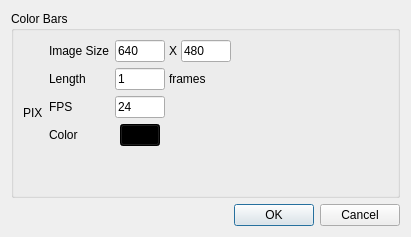
<?xml version="1.0" encoding="UTF-8"?>
<ui version="4.0">
 <class>Dialog</class>
 <widget class="QDialog" name="Dialog">
  <property name="geometry">
   <rect>
    <x>0</x>
    <y>0</y>
    <width>411</width>
    <height>237</height>
   </rect>
  </property>
  <property name="windowTitle">
   <string>New Media</string>
  </property>
  <layout class="QVBoxLayout" name="verticalLayout">
   <item>
    <widget class="QGroupBox" name="groupBox">
     <property name="title">
      <string>Color Bars</string>
     </property>
     <layout class="QHBoxLayout" name="horizontalLayout_3">
      <item>
       <widget class="QLabel" name="pictureLabel">
        <property name="text">
         <string>PIX</string>
        </property>
       </widget>
      </item>
      <item>
       <layout class="QFormLayout" name="formLayout">
        <property name="fieldGrowthPolicy">
         <enum>QFormLayout::FieldsStayAtSizeHint</enum>
        </property>
        <item row="0" column="0">
         <widget class="QLabel" name="label">
          <property name="text">
           <string>Image Size</string>
          </property>
         </widget>
        </item>
        <item row="0" column="1">
         <widget class="QWidget" name="widget" native="true">
          <layout class="QHBoxLayout" name="horizontalLayout">
           <property name="spacing">
            <number>4</number>
           </property>
           <property name="margin">
            <number>0</number>
           </property>
           <item>
            <widget class="QLineEdit" name="widthEdit">
             <property name="maximumSize">
              <size>
               <width>50</width>
               <height>16777215</height>
              </size>
             </property>
             <property name="text">
              <string>640</string>
             </property>
            </widget>
           </item>
           <item>
            <widget class="QLabel" name="label_7">
             <property name="text">
              <string>X</string>
             </property>
            </widget>
           </item>
           <item>
            <widget class="QLineEdit" name="heightEdit">
             <property name="maximumSize">
              <size>
               <width>50</width>
               <height>16777215</height>
              </size>
             </property>
             <property name="text">
              <string>480</string>
             </property>
            </widget>
           </item>
          </layout>
         </widget>
        </item>
        <item row="1" column="0">
         <widget class="QLabel" name="label_5">
          <property name="text">
           <string>Length</string>
          </property>
         </widget>
        </item>
        <item row="1" column="1">
         <widget class="QWidget" name="widget_2" native="true">
          <layout class="QHBoxLayout" name="horizontalLayout_2">
           <property name="spacing">
            <number>4</number>
           </property>
           <property name="margin">
            <number>0</number>
           </property>
           <item>
            <widget class="QLineEdit" name="lengthEdit">
             <property name="maximumSize">
              <size>
               <width>50</width>
               <height>16777215</height>
              </size>
             </property>
             <property name="text">
              <string>1</string>
             </property>
            </widget>
           </item>
           <item>
            <widget class="QLabel" name="label_8">
             <property name="text">
              <string>frames</string>
             </property>
            </widget>
           </item>
          </layout>
         </widget>
        </item>
        <item row="2" column="0">
         <widget class="QLabel" name="label_6">
          <property name="text">
           <string>FPS</string>
          </property>
         </widget>
        </item>
        <item row="2" column="1">
         <widget class="QLineEdit" name="fpsEdit">
          <property name="maximumSize">
           <size>
            <width>50</width>
            <height>16777215</height>
           </size>
          </property>
          <property name="text">
           <string>24</string>
          </property>
         </widget>
        </item>
        <item row="3" column="0">
         <widget class="QLabel" name="colorLabel">
          <property name="text">
           <string>Color</string>
          </property>
         </widget>
        </item>
        <item row="3" column="1">
         <widget class="QWidget" name="widget_3" native="true">
          <property name="minimumSize">
           <size>
            <width>30</width>
            <height>0</height>
           </size>
          </property>
          <layout class="QHBoxLayout" name="horizontalLayout_4">
           <property name="leftMargin">
            <number>5</number>
           </property>
           <property name="topMargin">
            <number>0</number>
           </property>
           <property name="rightMargin">
            <number>0</number>
           </property>
           <property name="bottomMargin">
            <number>0</number>
           </property>
           <item>
            <widget class="QPushButton" name="colorButton">
             <property name="maximumSize">
              <size>
               <width>50</width>
               <height>16777215</height>
              </size>
             </property>
             <property name="styleSheet">
              <string notr="true">QPushButton { background-color: rgb(0,0,0); }</string>
             </property>
             <property name="text">
              <string/>
             </property>
             <property name="autoDefault">
              <bool>false</bool>
             </property>
             <property name="default">
              <bool>false</bool>
             </property>
             <property name="flat">
              <bool>false</bool>
             </property>
            </widget>
           </item>
          </layout>
         </widget>
        </item>
       </layout>
      </item>
     </layout>
    </widget>
   </item>
   <item>
    <widget class="QDialogButtonBox" name="buttonBox">
     <property name="orientation">
      <enum>Qt::Horizontal</enum>
     </property>
     <property name="standardButtons">
      <set>QDialogButtonBox::Cancel|QDialogButtonBox::Ok</set>
     </property>
    </widget>
   </item>
  </layout>
 </widget>
 <resources/>
 <connections>
  <connection>
   <sender>buttonBox</sender>
   <signal>accepted()</signal>
   <receiver>Dialog</receiver>
   <slot>accept()</slot>
   <hints>
    <hint type="sourcelabel">
     <x>248</x>
     <y>254</y>
    </hint>
    <hint type="destinationlabel">
     <x>157</x>
     <y>274</y>
    </hint>
   </hints>
  </connection>
  <connection>
   <sender>buttonBox</sender>
   <signal>rejected()</signal>
   <receiver>Dialog</receiver>
   <slot>reject()</slot>
   <hints>
    <hint type="sourcelabel">
     <x>316</x>
     <y>260</y>
    </hint>
    <hint type="destinationlabel">
     <x>286</x>
     <y>274</y>
    </hint>
   </hints>
  </connection>
 </connections>
</ui>
